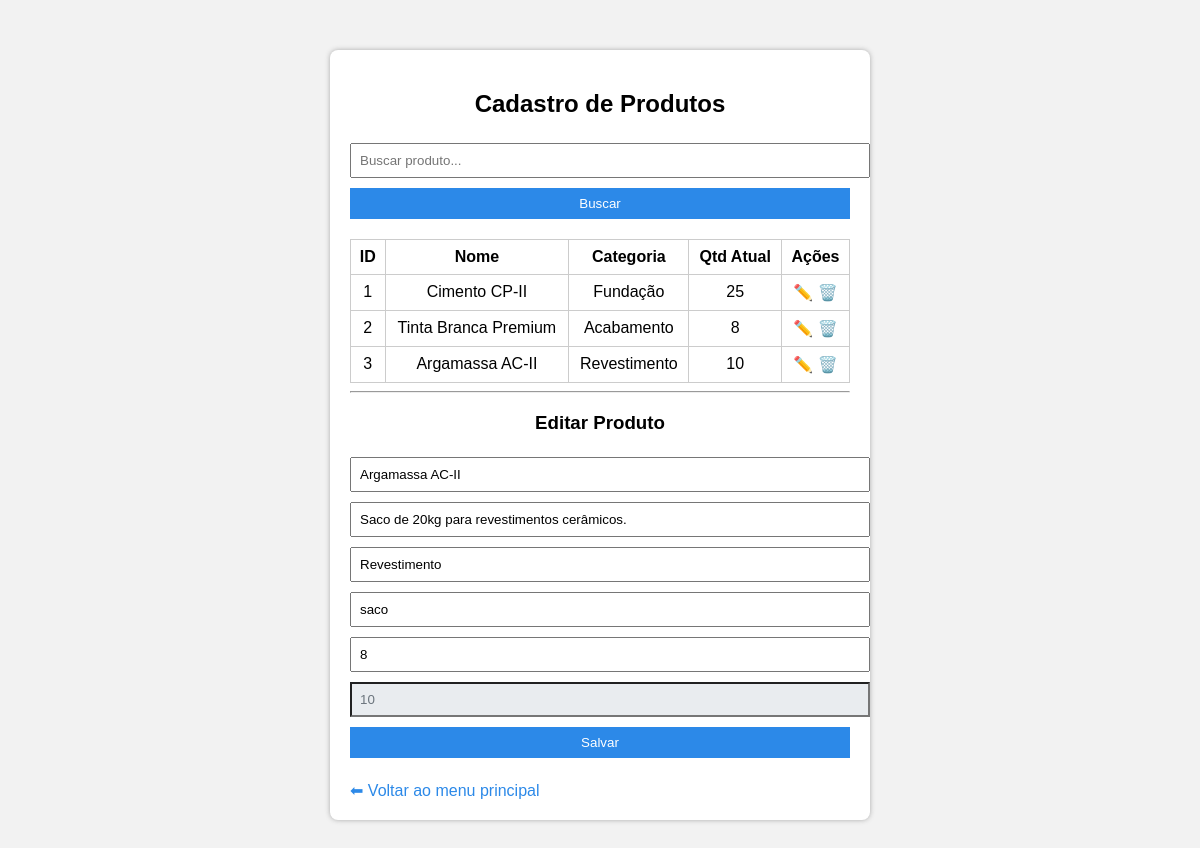
The app's page /cadastro_produto.php?editar=3 (signed in) with its own data.
### tables this page shows
CREATE TABLE produtos (
  id_produto INT AUTO_INCREMENT PRIMARY KEY,
  nome VARCHAR(100) NOT NULL,
  descricao TEXT,
  categoria VARCHAR(50),
  unidade_medida VARCHAR(20),
  quantidade_minima INT DEFAULT 0,
  quantidade_atual INT DEFAULT 0
);

### cadastro_produto.php (the view, shortened to what this page needs)
<?php
include('conexao.php');
$busca = isset($_GET['busca']) ? $_GET['busca'] : '';
$sql = "SELECT * FROM produtos WHERE nome LIKE '%$busca%'";
$result = $conn->query($sql);
$produtoEdit = [
    'id_produto' => '',
    'nome' => '',
    'descricao' => '',
    'categoria' => '',
    'unidade_medida' => '',
    'quantidade_minima' => '',
    'quantidade_atual' => ''
];
if (isset($_GET['editar'])) {
    $idEditar = $_GET['editar'];
    $query = $conn->query("SELECT * FROM produtos WHERE id_produto=$idEditar");
    if ($query->num_rows > 0) {
        $produtoEdit = $query->fetch_assoc();
    }
}
?>
<!DOCTYPE html>
<html lang="pt-br">
<head>
<link rel="stylesheet" href="style.css">
</head>
<body>
<div class="container">
<h2>Cadastro de Produtos</h2>
<form method="get" style="margin-bottom:10px;">
  <input type="text" name="busca" placeholder="Buscar produto..." value="<?= htmlspecialchars($busca) ?>">
  <button type="submit">Buscar</button>
</form>
<table border="1">
<tr><th>ID</th><th>Nome</th><th>Categoria</th><th>Qtd Atual</th><th>Ações</th></tr>
<?php if ($result->num_rows > 0): ?>
<?php while($p = $result->fetch_assoc()): ?>
<tr>
<td><?= $p['id_produto'] ?></td>
<td><?= htmlspecialchars($p['nome']) ?></td>
<td><?= htmlspecialchars($p['categoria']) ?></td>
<td><?= $p['quantidade_atual'] ?></td>
<td>
  <a href="?editar=<?= $p['id_produto'] ?>">✏️</a>
  <a href="?excluir=<?= $p['id_produto'] ?>" onclick="return confirm('Deseja realmente excluir este produto?')">🗑️</a>
</td>
</tr>
<?php endwhile; ?>
<?php else: ?>
<tr><td colspan="5">Nenhum produto encontrado.</td></tr>
<?php endif; ?>
</table>
<hr>
<h3><?= $produtoEdit['id_produto'] ? "Editar Produto" : "Adicionar Novo Produto" ?></h3>
<form method="post">
  <input type="text" name="nome" placeholder="Nome" value="<?= htmlspecialchars($produtoEdit['nome']) ?>" required><br>
  <input type="text" name="descricao" placeholder="Descrição" value="<?= htmlspecialchars($produtoEdit['descricao']) ?>"><br>
  <input type="text" name="categoria" placeholder="Categoria" value="<?= htmlspecialchars($produtoEdit['categoria']) ?>"><br>
  <input type="text" name="unidade" placeholder="Unidade (ex: saco, lata...)" value="<?= htmlspecialchars($produtoEdit['unidade_medida']) ?>"><br>
  <input type="number" name="minimo" placeholder="Qtd Mínima" value="<?= htmlspecialchars($produtoEdit['quantidade_minima']) ?>" required><br>
  <input type="number"
         name="quantidade"
         placeholder="Qtd Atual"
         value="<?= htmlspecialchars($produtoEdit['quantidade_atual']) ?>"
         <?= $produtoEdit['id_produto'] ? 'readonly' : '' ?>
         required><br>
  <button type="submit" name="salvar">Salvar</button>
</form>
<br>
<a href="index.php">⬅ Voltar ao menu principal</a>
</div>
</body>
</html>

### style.css (style rules this page uses)
body { font-family: Arial, sans-serif; background: #f2f2f2; }
.container { width: 500px; margin: 50px auto; background: #fff; padding: 20px; border-radius: 8px; box-shadow: 0 0 5px #aaa; }
h2,h3 { text-align: center; }
input,select,button { width: 100%; padding: 8px; margin: 5px 0; }
button { background: #2c89e8; color: #fff; border: none; cursor: pointer; }
table { width: 100%; border-collapse: collapse; margin-top: 15px; }
th, td { border: 1px solid #ccc; padding: 8px; text-align: center; }
a { text-decoration: none; color: #2c89e8; }

### cadastro_produto.php (style rules this page uses)
input[readonly] { background-color: #e9ecef; color: #6c757d; }

### records on screen
produtos: id_produto "1", nome "Cimento CP-II", categoria "Fundação", quantidade_atual "25"
produtos: id_produto "2", nome "Tinta Branca Premium", categoria "Acabamento", quantidade_atual "8"
produtos: id_produto "3", nome "Argamassa AC-II", categoria "Revestimento", quantidade_atual "10", descricao "Saco de 20kg para revestimentos cerâmicos.", unidade "saco", minimo "8", quantidade "10"
